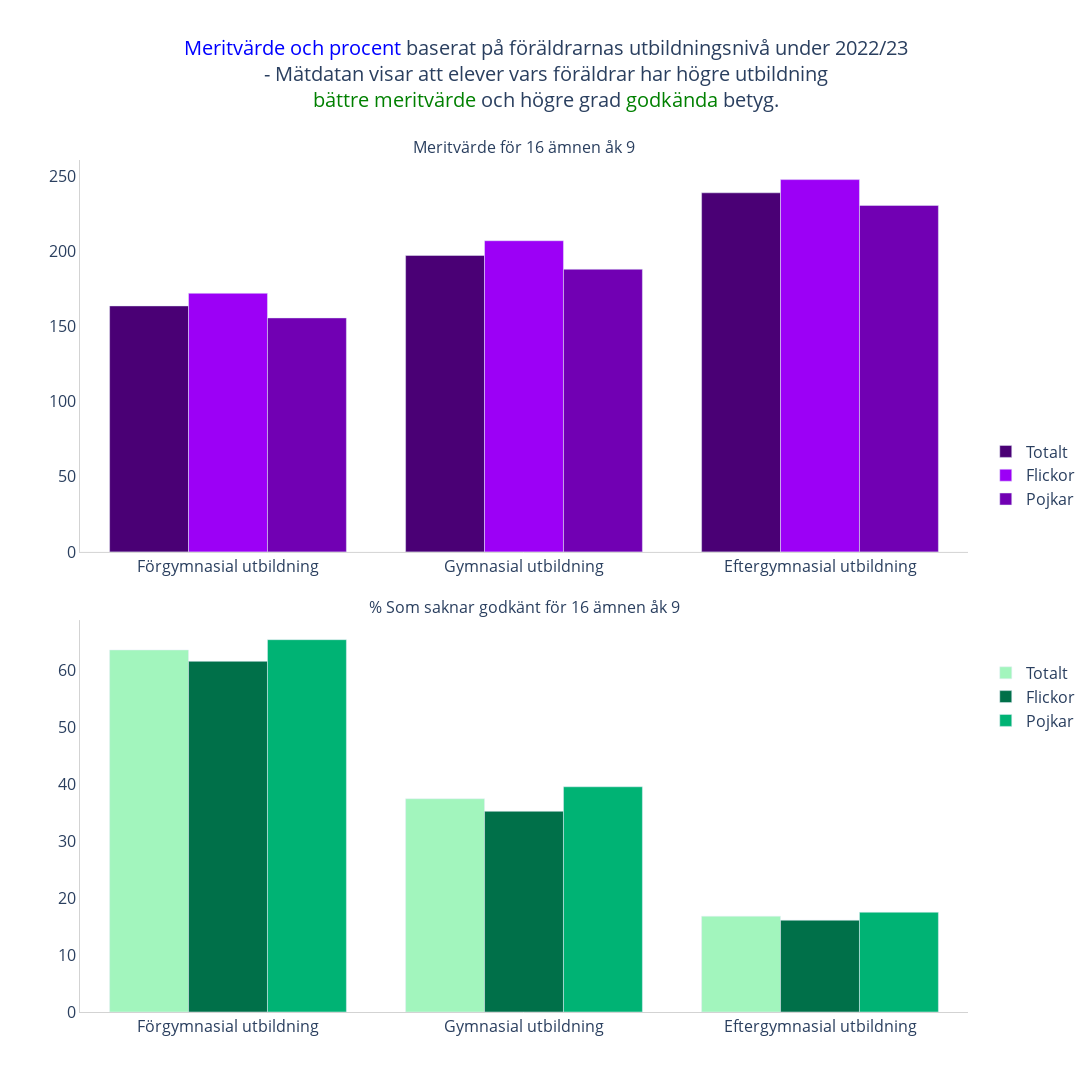

Notebook code for this chart:
### Markdown cell above
## Undersöker andra variabler, och hur de påverkar meritvärde och andel med minst ett saknat betyg. Data är för läsår 22/23. Här undersöks föräldrarnas utbildningsbakgrund.

### Same as the graph above but in plotly with better design and decluttered in a subplot to easier see the results. 
### Colors to make sure everything is distinct and easily readable.

### Code cell
# C)

from plotly.subplots import make_subplots

# Creating a DataFrame for Meritvärde
df_merit = pd.DataFrame({
    "Education Level": ["Förgymnasial utbildning", "Gymnasial utbildning", "Eftergymnasial utbildning"],
    "Totalt": parents_T_numeric.tolist(),
    "Flickor": parents_F_numeric.tolist(),
    "Pojkar": parents_P_numeric.tolist()})

# Melting DataFrame so that the bars are next to each other for Meritvärde
df_merit_melted = pd.melt(df_merit, id_vars=["Education Level"], var_name="Category", value_name="Meritvärde")

# Creating a DataFrame for % Som saknar godkänt
df_missing = pd.DataFrame({
    "Education Level": ["Förgymnasial utbildning", "Gymnasial utbildning", "Eftergymnasial utbildning"],
    "Totalt": missing_percent_T.tolist(),
    "Flickor": missing_percent_F.tolist(),
    "Pojkar": missing_percent_P.tolist()})

# Melting DataFrame so that the bars are next to each other for % Som saknar godkänt
df_missing_melted = pd.melt(df_missing, id_vars=["Education Level"], var_name="Category", value_name="Missing")

# Creating subplots
fig = make_subplots(rows=2, cols=1, subplot_titles=("Meritvärde för 16 ämnen åk 9", "% Som saknar godkänt för 16 ämnen åk 9"), vertical_spacing=0.08)

# Adding traces for Meritvärde subplot
fig.add_trace(
    go.Bar(x=df_merit_melted[df_merit_melted["Category"] == "Totalt"]["Education Level"], 
           y=df_merit_melted[df_merit_melted["Category"] == "Totalt"]["Meritvärde"], 
           name="Totalt", marker_color="#4A0075", showlegend=True, legendgroup="merit"), row=1, col=1)

fig.add_trace(
    go.Bar(x=df_merit_melted[df_merit_melted["Category"] == "Flickor"]["Education Level"], 
           y=df_merit_melted[df_merit_melted["Category"] == "Flickor"]["Meritvärde"], 
           name="Flickor", marker_color="#9C00F6", showlegend=True, legendgroup="merit"), row=1, col=1)

fig.add_trace(
    go.Bar(x=df_merit_melted[df_merit_melted["Category"] == "Pojkar"]["Education Level"], 
           y=df_merit_melted[df_merit_melted["Category"] == "Pojkar"]["Meritvärde"], 
           name="Pojkar", marker_color="#7100B3", showlegend=True, legendgroup="merit"), row=1, col=1)

# Adding traces for % Som saknar godkänt subplot
fig.add_trace(
    go.Bar(x=df_missing_melted[df_missing_melted["Category"] == "Totalt"]["Education Level"], 
           y=df_missing_melted[df_missing_melted["Category"] == "Totalt"]["Missing"], 
           name="Totalt", marker_color="#A2F5BD", showlegend=True, legendgroup="missing"), row=2, col=1)

fig.add_trace(
    go.Bar(x=df_missing_melted[df_missing_melted["Category"] == "Flickor"]["Education Level"], 
           y=df_missing_melted[df_missing_melted["Category"] == "Flickor"]["Missing"], 
           name="Flickor", marker_color="#007049", showlegend=True, legendgroup="missing"), row=2, col=1)

fig.add_trace(
    go.Bar(x=df_missing_melted[df_missing_melted["Category"] == "Pojkar"]["Education Level"], 
           y=df_missing_melted[df_missing_melted["Category"] == "Pojkar"]["Missing"], 
           name="Pojkar", marker_color="#00B374", showlegend=True, legendgroup="missing"), row=2, col=1)


# Updating layout
fig.update_layout(height=1100, width=1200, showlegend=False)
fig.update_xaxes(row=1, col=1, tickangle=0, linecolor="Lightgray", linewidth=1)
fig.update_xaxes(row=2, col=1, tickangle=0, linecolor="Lightgray", linewidth=1)
fig.update_yaxes(row=1, col=1, linecolor="Lightgray", linewidth=1)
fig.update_yaxes(row=2, col=1, linecolor="Lightgray", linewidth=1)

fig.update_layout(
    title={
        "text": "<span style='color:blue'>Meritvärde och procent</span> baserat på föräldrarnas utbildningsnivå under 2022/23<br>"
                "- Mätdatan visar att elever vars föräldrar har högre utbildning<br>"
                "<span style='color:green'>bättre meritvärde</span> och högre grad <span style='color:green'>godkända</span> betyg.",
        # Adjusts text and changes the vertical position of the title
        "y": 0.95,
        # Adjusts text and changes the horizontal position of the title
        "x": 0.5,
        "xanchor": "center",
        "yanchor": "top",
        "font_size": 20},
        margin=dict(t=160))
        
fig.update_layout(legend=dict(tracegroupgap=150, y=0.5), plot_bgcolor="white", paper_bgcolor="white", font=dict(size=16), showlegend=True)

#fig.write_html("Plotly_1c_v2.html")

fig.show()

### Figure 1 — Plotly figure (JSON) as saved in the notebook; plotly's stock layout.template omitted (floating-point values rounded to 4 significant figures)
{"data": [{"legendgroup": "merit", "marker": {"color": "#4A0075"}, "name": "Totalt", "showlegend": true, "type": "bar", "x": ["Förgymnasial utbildning", "Gymnasial utbildning", "Eftergymnasial utbildning"], "xaxis": "x", "y": [163.8, 197.4, 239.1], "yaxis": "y"}, {"legendgroup": "merit", "marker": {"color": "#9C00F6"}, "name": "Flickor", "showlegend": true, "type": "bar", "x": ["Förgymnasial utbildning", "Gymnasial utbildning", "Eftergymnasial utbildning"], "xaxis": "x", "y": [172.2, 207.2, 247.9], "yaxis": "y"}, {"legendgroup": "merit", "marker": {"color": "#7100B3"}, "name": "Pojkar", "showlegend": true, "type": "bar", "x": ["Förgymnasial utbildning", "Gymnasial utbildning", "Eftergymnasial utbildning"], "xaxis": "x", "y": [155.8, 188.2, 230.7], "yaxis": "y"}, {"legendgroup": "missing", "marker": {"color": "#A2F5BD"}, "name": "Totalt", "showlegend": true, "type": "bar", "x": ["Förgymnasial utbildning", "Gymnasial utbildning", "Eftergymnasial utbildning"], "xaxis": "x2", "y": [63.5, 37.4, 16.8], "yaxis": "y2"}, {"legendgroup": "missing", "marker": {"color": "#007049"}, "name": "Flickor", "showlegend": true, "type": "bar", "x": ["Förgymnasial utbildning", "Gymnasial utbildning", "Eftergymnasial utbildning"], "xaxis": "x2", "y": [61.5, 35.2, 16.1], "yaxis": "y2"}, {"legendgroup": "missing", "marker": {"color": "#00B374"}, "name": "Pojkar", "showlegend": true, "type": "bar", "x": ["Förgymnasial utbildning", "Gymnasial utbildning", "Eftergymnasial utbildning"], "xaxis": "x2", "y": [65.3, 39.5, 17.5], "yaxis": "y2"}], "layout": {"annotations": [{"font": {"size": 16}, "showarrow": false, "text": "Meritvärde för 16 ämnen åk 9", "x": 0.5, "xanchor": "center", "xref": "paper", "y": 1, "yanchor": "bottom", "yref": "paper"}, {"font": {"size": 16}, "showarrow": false, "text": "% Som saknar godkänt för 16 ämnen åk 9", "x": 0.5, "xanchor": "center", "xref": "paper", "y": 0.46, "yanchor": "bottom", "yref": "paper"}], "font": {"size": 16}, "height": 1100, "legend": {"tracegroupgap": 150, "y": 0.5}, "margin": {"t": 160}, "paper_bgcolor": "white", "plot_bgcolor": "white", "showlegend": true, "title": {"font": {"size": 20}, "text": "<span style='color:blue'>Meritvärde och procent</span> baserat på föräldrarnas utbildningsnivå under 2022/23<br>- Mätdatan visar att elever vars föräldrar har högre utbildning<br><span style='color:green'>bättre meritvärde</span> och högre grad <span style='color:green'>godkända</span> betyg.", "x": 0.5, "xanchor": "center", "y": 0.95, "yanchor": "top"}, "width": 1200, "xaxis": {"anchor": "y", "domain": [0, 1], "linecolor": "Lightgray", "linewidth": 1, "tickangle": 0}, "xaxis2": {"anchor": "y2", "domain": [0, 1], "linecolor": "Lightgray", "linewidth": 1, "tickangle": 0}, "yaxis": {"anchor": "x", "domain": [0.54, 1], "linecolor": "Lightgray", "linewidth": 1}, "yaxis2": {"anchor": "x2", "domain": [0, 0.46], "linecolor": "Lightgray", "linewidth": 1}}}
